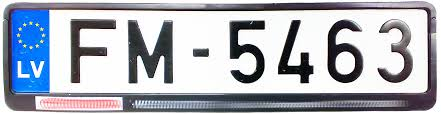
#> input picture OCRcnn/input/plate7.jpg, 441 x 114 px
$ python normalizer.py input/plate7.jpg
#> lines starting #> are read from the running program, lines starting #| are printed output that depends on the picture; after the words box and inside, x2 and y2 are one past the last pixel; in counts of white or black regions, pixels touching at a corner belong together
### OCRcnn/edge_contours_detection.py
from transform import four_point_transform
from skimage.filters import threshold_local
import argparse
import cv2
import imutils

def edge_detection(args):
#> called with args = 'input/plate7.jpg'
	print("STEP 1: Edge Detection")
	# load the image and compute the ratio of the old height to the new height, clone it, and resize it
	image = cv2.imread(args)
#> image is the input picture: shape (114, 441, 3); mean B, G, R 186.3, 176.7, 172.3
	image = imutils.resize(image, height = 500)
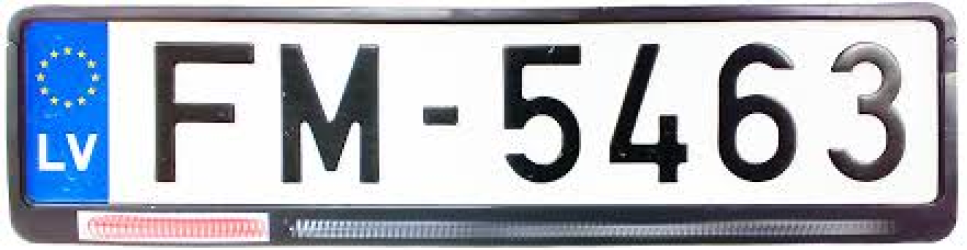
#> image: shape (500, 1934, 3) (shown at 1/2 size); mean B, G, R 186.2, 176.7, 172.3

	# convert the image to grayscale, blur it, and find edges in the image
	gray = cv2.cvtColor(image, cv2.COLOR_BGR2GRAY)
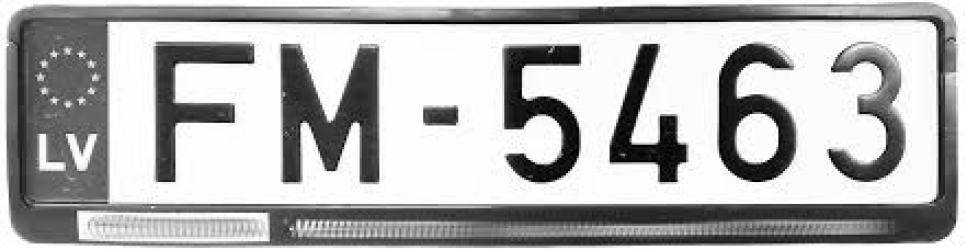
#> gray: shape (500, 1934) (shown at 1/2 size); min 0, max 255, mean 176.4
	gray = cv2.GaussianBlur(gray, (5, 5), 0)
	edged = cv2.Canny(gray, 75, 200)
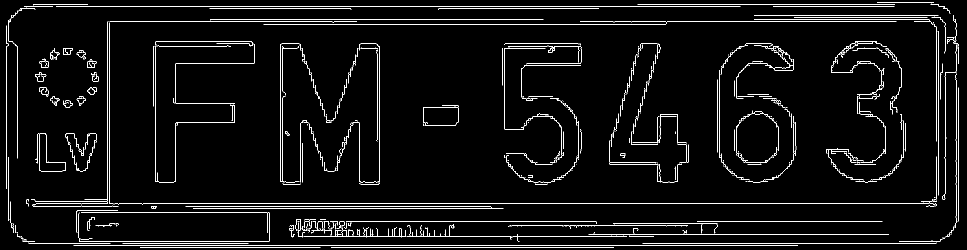
#> edged: shape (500, 1934) (shown at 1/2 size); 3.9% white in thin lines or dots

	# [5 lines of commented-out code are left out]

	return image, edged

def find_plate(image, edged):
	print("STEP 2: Find contours of license plate")

	"""
	Key assumption: the license plate is the biggest rectangle object in the provide image.
	Find the top 5 biggest contour area, and loop through them until a contour with 4 corners is found.
	"""
	contours = cv2.findContours(edged.copy(), cv2.RETR_LIST, cv2.CHAIN_APPROX_SIMPLE)
#> contours = 386 contours, 347 with area under 20; largest, box (x1, y1, x2, y2) and area: (70, 144, 93, 163) 224, (70, 144, 93, 163) 210, (174, 118, 193, 136) 200, (126, 96, 145, 110) 188, (175, 122, 193, 136) 176
	contours = imutils.grab_contours(contours)
	contours = sorted(contours, key = cv2.contourArea, reverse = True)[:5]
#> contours = 5 contours; box (x1, y1, x2, y2) and area: (70, 144, 93, 163) 224, (70, 144, 93, 163) 210, (174, 118, 193, 136) 200, (126, 96, 145, 110) 188, (175, 122, 193, 136) 176
	screenCnt = None
	for contour in contours:
		peri = cv2.arcLength(contour, True)
		approx = cv2.approxPolyDP(contour, 0.02 * peri, True) # approximate the contour
		if len(approx) == 4:
			screenCnt = approx
			break
#> this loop made 5 passes
#> peri on passes 1 to 5: 72.38, 84.77, 68.63, 60.73, 90.77

	# draw outline of the plate
	if(screenCnt is not None):
		cv2.drawContours(image, [screenCnt], -1, (0, 255, 0), 2)
		#cv2.imshow("Outline", image)
		#cv2.waitKey(0)
		#cv2.destroyAllWindows()

		output = transform_perspective(image, screenCnt)
		return output

	else:
		"""
		In some images, the plate too big for the contour approximation, so step 3 must be skipped
		TODO: Try to find a fix
		"""
		T = threshold_local(edged, 11, offset=10, method="gaussian")
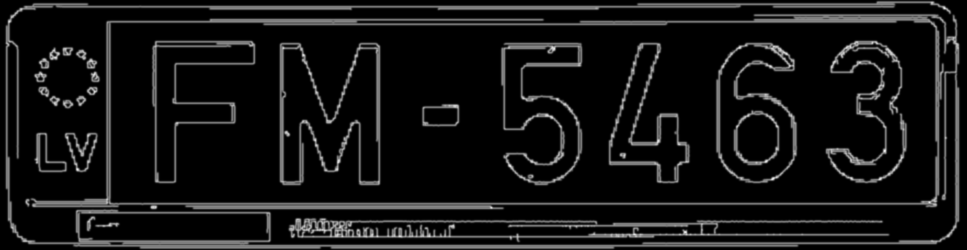
#> T: shape (500, 1934) float64 (shown at 1/2 size); min -10, max 112.6, mean -0.1; drawn with min black and max white
		output = (edged > T).astype("uint8") * 255
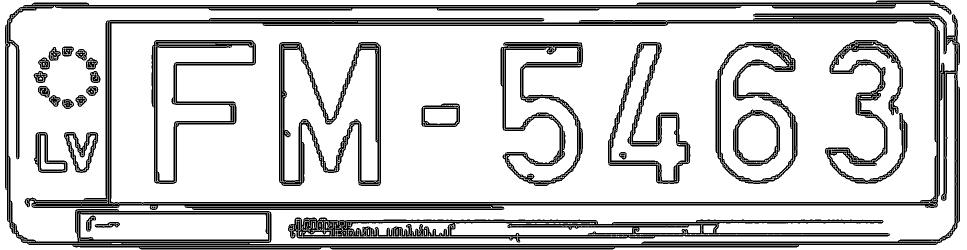
#> output: shape (500, 1934) (shown at 1/2 size); 81.6% white; 33 black regions (5 under 20 px), largest, box (x1, y1, x2, y2) and area: (10, 1, 1920, 499) 89790, (576, 435, 1780, 485) 20225, (558, 84, 762, 372) 12272
		#cv2.imshow("Original", imutils.resize(image.copy(), height=650))
		#cv2.imshow("Scanned", imutils.resize(output, height=650))
		#cv2.waitKey(0)
		return output

# [28 lines left out: function transform_perspective, not called in this run]

# [8 lines that do not run on import are left out]

### OCRcnn/normalizer.py
import sys
from edge_contours_detection import edge_detection, find_plate

def normalize(img_path):
    image, edged = edge_detection(img_path)
    output = find_plate(image, edged)
    return output

if __name__ == "__main__":
    if len(sys.argv) != 2:
        print("Usage: python run_preprocess.py <image_path>")
        sys.exit(1)

    image_path = sys.argv[1]
    result = normalize(image_path)

$ run again, on OCRcnn/input/plate2.png
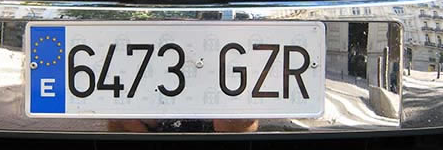
#> input picture OCRcnn/input/plate2.png, 443 x 150 px
#> in edge_detection, image is the input picture: shape (150, 443, 3); mean B, G, R 142.2, 138.4, 137.4
#> image: shape (500, 1476, 3)
#> in edge_detection, `edged = cv2.Canny(gray, 75, 200)`:
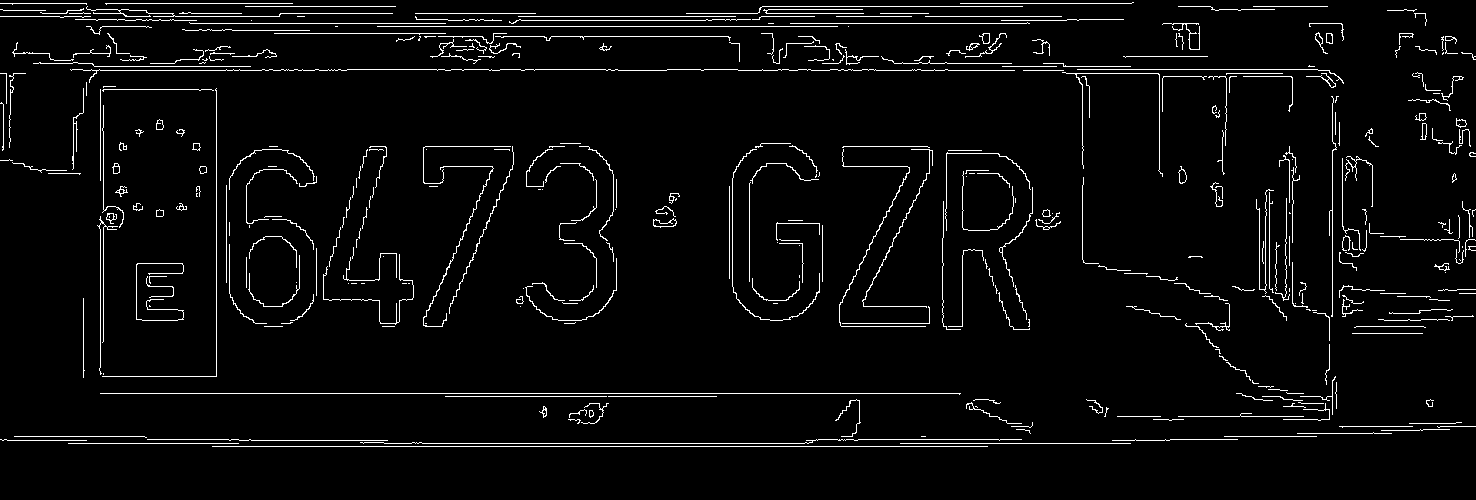
#> edged: shape (500, 1476); 3.8% white in thin lines or dots, all inside (x1, y1, x2, y2) = (0, 2, 1476, 447)
#> in find_plate, `contours = cv2.findContours(edged.copy(), cv2.RETR_LIST, cv2.CHAIN_APP..`: contours = 440 contours, 388 with area under 20; largest, box (x1, y1, x2, y2) and area: (653, 218, 677, 228) 112, (653, 219, 677, 227) 100, (1178, 166, 1187, 184) 83, (1178, 169, 1187, 184) 78, (979, 33, 990, 44) 66
#> in find_plate, `contours = sorted(contours, key = cv2.contourArea, reverse = True)[:5]`: contours = 5 contours; box (x1, y1, x2, y2) and area: (653, 218, 677, 228) 112, (653, 219, 677, 227) 100, (1178, 166, 1187, 184) 83, (1178, 169, 1187, 184) 78, (979, 33, 990, 44) 66
#> the loop in find_plate, `for contour in contours:` made 5 passes
#> peri on passes 1 to 5: 66.04, 64.04, 44.97, 36.38, 39.9
#> in find_plate, `output = (edged > T).astype("uint8") * 255`:
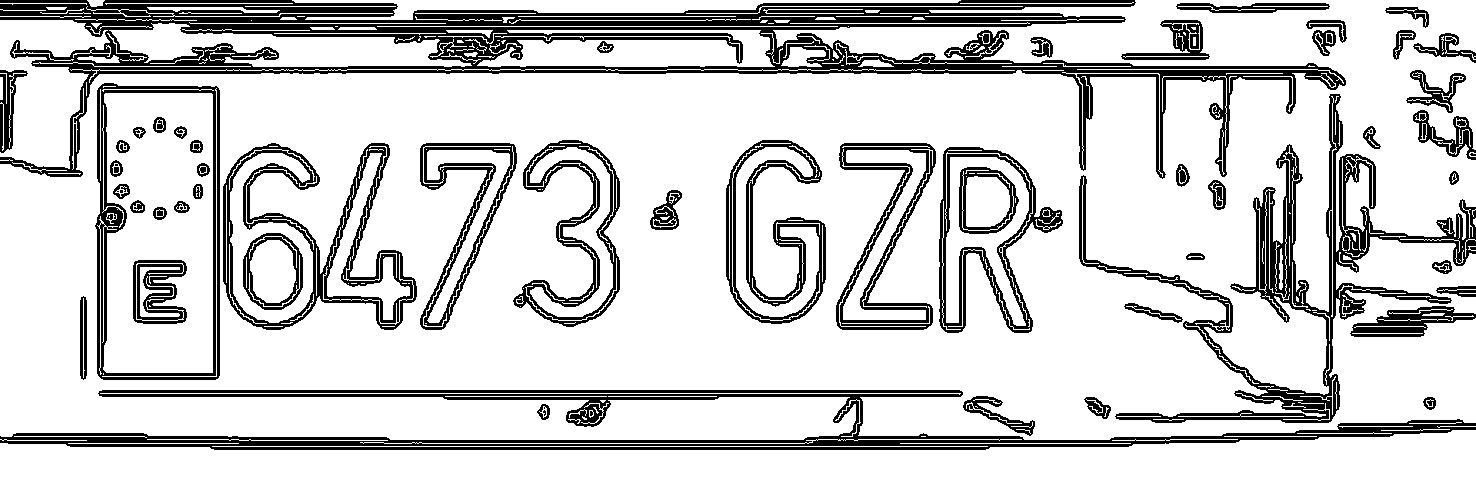
#> output: shape (500, 1476); 82% white; 58 black regions (5 under 20 px), largest, box (x1, y1, x2, y2) and area: (0, 0, 1346, 179) 43598, (0, 390, 1476, 450) 19961, (1079, 94, 1476, 423) 16239
